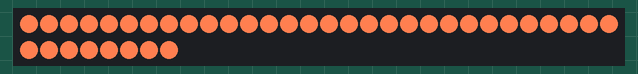
The sketch below on a simulated Arduino Uno, built with avr-gcc and run on an emulated ATmega328P. Parts: 38 RGB LEDs in strip order, left to right, continuing on the next row. Dim RGB values are drawn brighter than linear.

Above: at 3.8 s.
At 12.5 s:
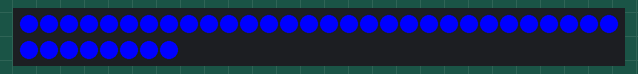
At 16.9 s:
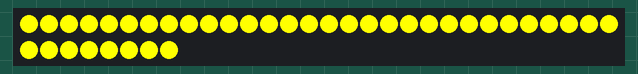
At 25.6 s:
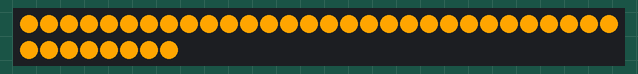
At 30.0 s:
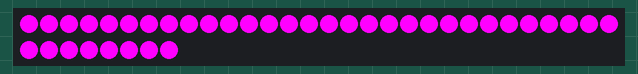
At 34.4 s:
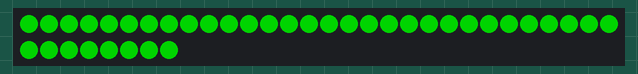

The sketch:

code.ino
```cpp
#include <FastLED.h>
#define NUM_LEDS 38
#define DATA_PIN 5
#define CLOCK_PIN 13
CRGB leds[NUM_LEDS];

void setup() {

    FastLED.addLeds<NEOPIXEL, DATA_PIN>(leds, NUM_LEDS);  // GRB ordering is assumed
    }

void loop() {
for(int i=0;i<NUM_LEDS;i++)
  {
   leds[i] = CRGB::Coral;
  FastLED.show();
  delay(100);
  }
  delay(500);
  for(int i=0;i<NUM_LEDS;i++)
  {
   leds[i] = CRGB::Red;
  FastLED.show();
  delay(100);
  }
  delay(500);
 /* for(int i=0;i<NUM_LEDS;i++)
  {
   leds[i] = CRGB::Black;
  FastLED.show();
  delay(100);
  }*/
   for(int i=0;i<NUM_LEDS;i++)
  {
   leds[i] = CRGB::Blue;
  FastLED.show();
  delay(100);
  }
  delay(500);
   for(int i=0;i<NUM_LEDS;i++)
  {
   leds[i] = CRGB::Yellow;
  FastLED.show();
  delay(100);
  }
  delay(500);
  for(int i=0;i<NUM_LEDS;i++)
  {
   leds[i] = CRGB::Brown;
  FastLED.show();
  delay(100);
  }
  delay(500);
  for(int i=0;i<NUM_LEDS;i++)
  {
   leds[i] = CRGB::Orange;
  FastLED.show();
  delay(100);
  }
  delay(500);
  for(int i=0;i<NUM_LEDS;i++)
  {
   leds[i] = CRGB::Magenta;
  FastLED.show();
  delay(100);
  }
  delay(500);

     for(int i=0;i<NUM_LEDS;i++)
  {
   leds[i] = CRGB::Green;
  FastLED.show();
  delay(100);
  }
  delay(500);
}
```
